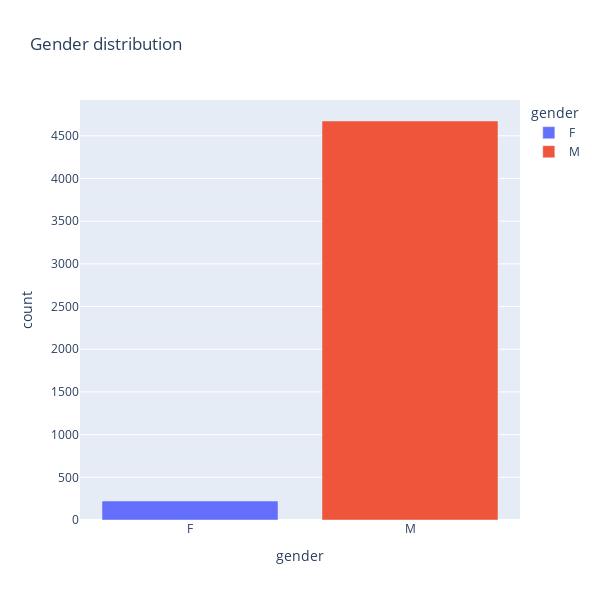

Source (notebook cell):
### Code cell
'''data = death_case['gender'].value_counts().reset_index()

data.columns = [
    'gender', 
    'count'
]

fig = px.bar(
    data, 
    values='count', 
    names='gender',  
    title='Race distribution', 
    width=500, 
    height=500
)
'''
data = death_case['gender'].value_counts().reset_index() #reset the integer to zero

data.columns = [
    'gender', 
    'count'
]

data = data.sort_values('count')

fig = px.bar(
    data,
    color= 'gender',
    x='gender', 
    y='count', 
    orientation='v', 
    title='Gender distribution', 
    width=600,
    height=600
)

fig.show()

### Figure 1 — Plotly figure (JSON) as saved in the notebook; plotly's stock layout.template omitted (floating-point values rounded to 4 significant figures)
{"data": [{"alignmentgroup": "True", "hovertemplate": "gender=%{x}<br>count=%{y}<extra></extra>", "legendgroup": "F", "marker": {"color": "#636efa"}, "name": "F", "offsetgroup": "F", "orientation": "v", "showlegend": true, "textposition": "auto", "type": "bar", "x": ["F"], "xaxis": "x", "y": [222], "yaxis": "y"}, {"alignmentgroup": "True", "hovertemplate": "gender=%{x}<br>count=%{y}<extra></extra>", "legendgroup": "M", "marker": {"color": "#EF553B"}, "name": "M", "offsetgroup": "M", "orientation": "v", "showlegend": true, "textposition": "auto", "type": "bar", "x": ["M"], "xaxis": "x", "y": [4673], "yaxis": "y"}], "layout": {"barmode": "relative", "height": 600, "legend": {"title": {"text": "gender"}, "tracegroupgap": 0}, "title": {"text": "Gender distribution"}, "width": 600, "xaxis": {"anchor": "y", "categoryarray": ["F", "M"], "categoryorder": "array", "domain": [0, 1], "title": {"text": "gender"}}, "yaxis": {"anchor": "x", "domain": [0, 1], "title": {"text": "count"}}}}
